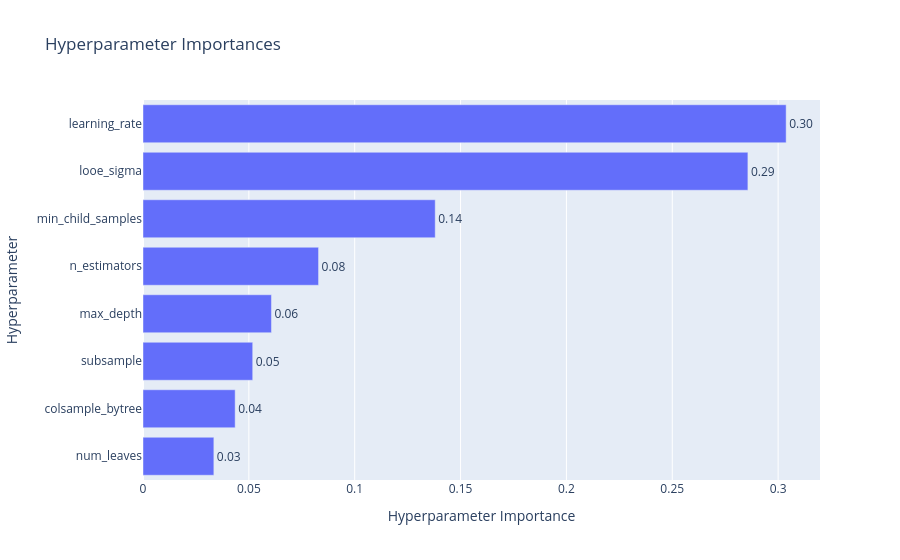

The notebook cell saved with this chart:
### Code cell
lgbm_study = optuna.load_study(
    study_name="lgbm_study1", 
    storage="sqlite:///optuna_studies/lgbm_study.db" 
)
fig = vis.plot_param_importances(lgbm_study)
fig.show()

### Figure 1 — Plotly figure (JSON) as saved in the notebook; plotly's stock layout.template omitted (floating-point values rounded to 4 significant figures)
{"data": [{"cliponaxis": false, "hovertemplate": ["num_leaves (IntDistribution): 0.03347058492305609<extra></extra>", "colsample_bytree (FloatDistribution): 0.04353333737903282<extra></extra>", "subsample (FloatDistribution): 0.05182832604016536<extra></extra>", "max_depth (IntDistribution): 0.060674645641750125<extra></extra>", "n_estimators (IntDistribution): 0.0829278869513179<extra></extra>", "min_child_samples (IntDistribution): 0.13803678199225417<extra></extra>", "looe_sigma (FloatDistribution): 0.28573060166101705<extra></extra>", "learning_rate (FloatDistribution): 0.30379783541140637<extra></extra>"], "name": "Objective Value", "orientation": "h", "text": ["0.03", "0.04", "0.05", "0.06", "0.08", "0.14", "0.29", "0.30"], "textposition": "outside", "type": "bar", "x": [0.03347, 0.04353, 0.05183, 0.06067, 0.08293, 0.138, 0.2857, 0.3038], "y": ["num_leaves", "colsample_bytree", "subsample", "max_depth", "n_estimators", "min_child_samples", "looe_sigma", "learning_rate"]}], "layout": {"title": {"text": "Hyperparameter Importances"}, "xaxis": {"title": {"text": "Hyperparameter Importance"}}, "yaxis": {"title": {"text": "Hyperparameter"}}}}
